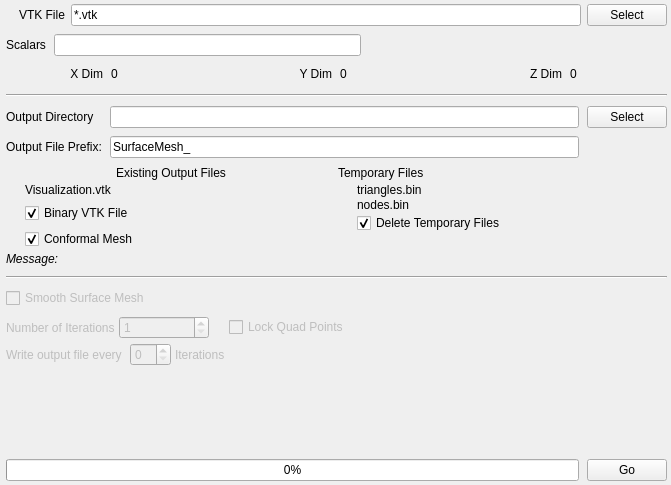
<?xml version="1.0" encoding="UTF-8"?>
<ui version="4.0">
 <class>SurfaceMeshingWidget</class>
 <widget class="QWidget" name="SurfaceMeshingWidget">
  <property name="geometry">
   <rect>
    <x>0</x>
    <y>0</y>
    <width>671</width>
    <height>485</height>
   </rect>
  </property>
  <property name="windowTitle">
   <string>Form</string>
  </property>
  <layout class="QVBoxLayout" name="verticalLayout">
   <property name="spacing">
    <number>8</number>
   </property>
   <property name="leftMargin">
    <number>6</number>
   </property>
   <property name="topMargin">
    <number>4</number>
   </property>
   <property name="rightMargin">
    <number>4</number>
   </property>
   <property name="bottomMargin">
    <number>4</number>
   </property>
   <item>
    <layout class="QGridLayout" name="gridLayout_9">
     <property name="spacing">
      <number>6</number>
     </property>
     <item row="0" column="1">
      <widget class="QLabel" name="label_24">
       <property name="text">
        <string>VTK File</string>
       </property>
      </widget>
     </item>
     <item row="0" column="2">
      <widget class="QLineEdit" name="m_InputFile">
       <property name="text">
        <string>*.vtk</string>
       </property>
      </widget>
     </item>
     <item row="0" column="4">
      <widget class="QPushButton" name="m_InputFileBtn">
       <property name="text">
        <string>Select</string>
       </property>
      </widget>
     </item>
     <item row="0" column="0">
      <widget class="QLabel" name="m_InputFileIcon">
       <property name="text">
        <string/>
       </property>
       <property name="pixmap">
        <pixmap resource="../../../../Resources/icons/images/Icons.qrc">:/Delete-16x16.png</pixmap>
       </property>
      </widget>
     </item>
    </layout>
   </item>
   <item>
    <layout class="QHBoxLayout" name="horizontalLayout_2">
     <item>
      <widget class="QLabel" name="label_2">
       <property name="text">
        <string>Scalars</string>
       </property>
      </widget>
     </item>
     <item>
      <widget class="QLineEdit" name="m_ScalarsName"/>
     </item>
     <item>
      <spacer name="horizontalSpacer_4">
       <property name="orientation">
        <enum>Qt::Horizontal</enum>
       </property>
       <property name="sizeType">
        <enum>QSizePolicy::Expanding</enum>
       </property>
       <property name="sizeHint" stdset="0">
        <size>
         <width>20</width>
         <height>20</height>
        </size>
       </property>
      </spacer>
     </item>
    </layout>
   </item>
   <item>
    <layout class="QHBoxLayout" name="horizontalLayout">
     <item>
      <widget class="QLabel" name="label_3">
       <property name="text">
        <string>X Dim</string>
       </property>
       <property name="alignment">
        <set>Qt::AlignRight|Qt::AlignTrailing|Qt::AlignVCenter</set>
       </property>
      </widget>
     </item>
     <item>
      <widget class="QLabel" name="xDim">
       <property name="text">
        <string>0</string>
       </property>
      </widget>
     </item>
     <item>
      <spacer name="horizontalSpacer">
       <property name="orientation">
        <enum>Qt::Horizontal</enum>
       </property>
       <property name="sizeType">
        <enum>QSizePolicy::Fixed</enum>
       </property>
       <property name="sizeHint" stdset="0">
        <size>
         <width>20</width>
         <height>20</height>
        </size>
       </property>
      </spacer>
     </item>
     <item>
      <widget class="QLabel" name="label_6">
       <property name="text">
        <string>Y Dim</string>
       </property>
       <property name="alignment">
        <set>Qt::AlignRight|Qt::AlignTrailing|Qt::AlignVCenter</set>
       </property>
      </widget>
     </item>
     <item>
      <widget class="QLabel" name="yDim">
       <property name="text">
        <string>0</string>
       </property>
      </widget>
     </item>
     <item>
      <spacer name="horizontalSpacer_2">
       <property name="orientation">
        <enum>Qt::Horizontal</enum>
       </property>
       <property name="sizeType">
        <enum>QSizePolicy::Fixed</enum>
       </property>
       <property name="sizeHint" stdset="0">
        <size>
         <width>20</width>
         <height>20</height>
        </size>
       </property>
      </spacer>
     </item>
     <item>
      <widget class="QLabel" name="label_8">
       <property name="text">
        <string>Z Dim</string>
       </property>
       <property name="alignment">
        <set>Qt::AlignRight|Qt::AlignTrailing|Qt::AlignVCenter</set>
       </property>
      </widget>
     </item>
     <item>
      <widget class="QLabel" name="zDim">
       <property name="text">
        <string>0</string>
       </property>
      </widget>
     </item>
    </layout>
   </item>
   <item>
    <widget class="Line" name="line_2">
     <property name="minimumSize">
      <size>
       <width>0</width>
       <height>6</height>
      </size>
     </property>
     <property name="orientation">
      <enum>Qt::Horizontal</enum>
     </property>
    </widget>
   </item>
   <item>
    <layout class="QGridLayout" name="gridLayout_11">
     <item row="0" column="0">
      <widget class="QLabel" name="label_25">
       <property name="text">
        <string>Output Directory</string>
       </property>
      </widget>
     </item>
     <item row="0" column="1">
      <widget class="QLineEdit" name="m_OutputDir"/>
     </item>
     <item row="0" column="2">
      <widget class="QPushButton" name="m_OutputDirBtn">
       <property name="text">
        <string>Select</string>
       </property>
      </widget>
     </item>
     <item row="1" column="0">
      <widget class="QLabel" name="label">
       <property name="text">
        <string>Output File Prefix:</string>
       </property>
      </widget>
     </item>
     <item row="1" column="1">
      <widget class="QLineEdit" name="m_OutputFilePrefix">
       <property name="text">
        <string>SurfaceMesh_</string>
       </property>
      </widget>
     </item>
    </layout>
   </item>
   <item>
    <layout class="QGridLayout" name="gridLayout_4">
     <property name="horizontalSpacing">
      <number>2</number>
     </property>
     <property name="verticalSpacing">
      <number>3</number>
     </property>
     <item row="0" column="0">
      <widget class="QLabel" name="label_12">
       <property name="text">
        <string>Existing Output Files</string>
       </property>
       <property name="alignment">
        <set>Qt::AlignCenter</set>
       </property>
      </widget>
     </item>
     <item row="1" column="0">
      <layout class="QFormLayout" name="formLayout_3">
       <property name="fieldGrowthPolicy">
        <enum>QFormLayout::FieldsStayAtSizeHint</enum>
       </property>
       <property name="labelAlignment">
        <set>Qt::AlignCenter</set>
       </property>
       <property name="horizontalSpacing">
        <number>12</number>
       </property>
       <property name="verticalSpacing">
        <number>6</number>
       </property>
       <item row="1" column="1">
        <widget class="QLabel" name="m_VisualizationVizFile">
         <property name="text">
          <string>Visualization.vtk</string>
         </property>
        </widget>
       </item>
       <item row="1" column="0">
        <widget class="QLabel" name="m_VisualizationVizFileIcon">
         <property name="text">
          <string/>
         </property>
         <property name="pixmap">
          <pixmap resource="../../../../Resources/icons/images/Icons.qrc">:/Delete-16x16.png</pixmap>
         </property>
         <property name="alignment">
          <set>Qt::AlignRight|Qt::AlignTrailing|Qt::AlignVCenter</set>
         </property>
        </widget>
       </item>
       <item row="2" column="1">
        <widget class="QCheckBox" name="m_BinaryVtkFiles">
         <property name="enabled">
          <bool>true</bool>
         </property>
         <property name="text">
          <string>Binary VTK File</string>
         </property>
         <property name="checked">
          <bool>true</bool>
         </property>
        </widget>
       </item>
       <item row="3" column="1">
        <widget class="QCheckBox" name="m_ConformalMesh">
         <property name="toolTip">
          <string>A Conformal Mesh only has a single copy of each triangle. If you turn this OFF then there will be 2 copies of each triangle entry, one for each grain.</string>
         </property>
         <property name="text">
          <string>Conformal Mesh</string>
         </property>
         <property name="checked">
          <bool>true</bool>
         </property>
        </widget>
       </item>
      </layout>
     </item>
     <item row="1" column="1">
      <layout class="QFormLayout" name="formLayout_4">
       <property name="fieldGrowthPolicy">
        <enum>QFormLayout::FieldsStayAtSizeHint</enum>
       </property>
       <property name="labelAlignment">
        <set>Qt::AlignCenter</set>
       </property>
       <property name="formAlignment">
        <set>Qt::AlignLeading|Qt::AlignLeft|Qt::AlignTop</set>
       </property>
       <property name="horizontalSpacing">
        <number>12</number>
       </property>
       <property name="verticalSpacing">
        <number>1</number>
       </property>
       <item row="4" column="1">
        <widget class="QCheckBox" name="m_DeleteTempFiles">
         <property name="text">
          <string>Delete Temporary Files</string>
         </property>
         <property name="checked">
          <bool>true</bool>
         </property>
        </widget>
       </item>
       <item row="1" column="1">
        <widget class="QLabel" name="m_NodesFileBin">
         <property name="text">
          <string>nodes.bin</string>
         </property>
        </widget>
       </item>
       <item row="0" column="1">
        <widget class="QLabel" name="m_TrianglesFileBin">
         <property name="text">
          <string>triangles.bin</string>
         </property>
        </widget>
       </item>
       <item row="0" column="0">
        <widget class="QLabel" name="m_TrianglesFileBinIcon">
         <property name="text">
          <string/>
         </property>
         <property name="pixmap">
          <pixmap resource="../../../../Resources/icons/images/Icons.qrc">:/Delete-16x16.png</pixmap>
         </property>
         <property name="alignment">
          <set>Qt::AlignRight|Qt::AlignTrailing|Qt::AlignVCenter</set>
         </property>
        </widget>
       </item>
       <item row="1" column="0">
        <widget class="QLabel" name="m_NodesFileBinIcon">
         <property name="text">
          <string/>
         </property>
         <property name="pixmap">
          <pixmap resource="../../../../Resources/icons/images/Icons.qrc">:/Delete-16x16.png</pixmap>
         </property>
         <property name="alignment">
          <set>Qt::AlignRight|Qt::AlignTrailing|Qt::AlignVCenter</set>
         </property>
        </widget>
       </item>
      </layout>
     </item>
     <item row="2" column="0" colspan="2">
      <widget class="QLabel" name="messageLabel">
       <property name="font">
        <font>
         <italic>true</italic>
        </font>
       </property>
       <property name="text">
        <string>Message:</string>
       </property>
       <property name="wordWrap">
        <bool>true</bool>
       </property>
       <property name="margin">
        <number>3</number>
       </property>
      </widget>
     </item>
     <item row="0" column="1">
      <widget class="QLabel" name="label_60">
       <property name="text">
        <string>Temporary Files</string>
       </property>
      </widget>
     </item>
    </layout>
   </item>
   <item>
    <widget class="Line" name="line_4">
     <property name="minimumSize">
      <size>
       <width>0</width>
       <height>6</height>
      </size>
     </property>
     <property name="orientation">
      <enum>Qt::Horizontal</enum>
     </property>
    </widget>
   </item>
   <item>
    <widget class="QCheckBox" name="m_SmoothMesh">
     <property name="enabled">
      <bool>false</bool>
     </property>
     <property name="text">
      <string>Smooth Surface Mesh</string>
     </property>
    </widget>
   </item>
   <item>
    <layout class="QGridLayout" name="gridLayout_10">
     <property name="spacing">
      <number>4</number>
     </property>
     <item row="0" column="0">
      <layout class="QHBoxLayout" name="horizontalLayout_10">
       <property name="spacing">
        <number>4</number>
       </property>
       <item>
        <widget class="QLabel" name="label_26">
         <property name="enabled">
          <bool>false</bool>
         </property>
         <property name="text">
          <string>Number of Iterations</string>
         </property>
        </widget>
       </item>
       <item>
        <widget class="QSpinBox" name="m_SmoothIterations">
         <property name="enabled">
          <bool>false</bool>
         </property>
         <property name="minimum">
          <number>1</number>
         </property>
         <property name="maximum">
          <number>1000</number>
         </property>
        </widget>
       </item>
      </layout>
     </item>
     <item row="0" column="1">
      <spacer name="horizontalSpacer_8">
       <property name="orientation">
        <enum>Qt::Horizontal</enum>
       </property>
       <property name="sizeType">
        <enum>QSizePolicy::Fixed</enum>
       </property>
       <property name="sizeHint" stdset="0">
        <size>
         <width>12</width>
         <height>20</height>
        </size>
       </property>
      </spacer>
     </item>
     <item row="0" column="2">
      <widget class="QCheckBox" name="m_LockQuadPoints">
       <property name="enabled">
        <bool>false</bool>
       </property>
       <property name="text">
        <string>Lock Quad Points</string>
       </property>
      </widget>
     </item>
     <item row="1" column="0" colspan="2">
      <layout class="QHBoxLayout" name="horizontalLayout_7">
       <property name="spacing">
        <number>4</number>
       </property>
       <item>
        <widget class="QLabel" name="label_27">
         <property name="enabled">
          <bool>false</bool>
         </property>
         <property name="text">
          <string>Write output file every </string>
         </property>
        </widget>
       </item>
       <item>
        <widget class="QSpinBox" name="m_WriteOutputFileIncrement">
         <property name="enabled">
          <bool>false</bool>
         </property>
        </widget>
       </item>
       <item>
        <widget class="QLabel" name="label_28">
         <property name="enabled">
          <bool>false</bool>
         </property>
         <property name="text">
          <string>Iterations</string>
         </property>
        </widget>
       </item>
      </layout>
     </item>
     <item row="1" column="2" colspan="2">
      <spacer name="horizontalSpacer_9">
       <property name="orientation">
        <enum>Qt::Horizontal</enum>
       </property>
       <property name="sizeHint" stdset="0">
        <size>
         <width>148</width>
         <height>20</height>
        </size>
       </property>
      </spacer>
     </item>
     <item row="0" column="3">
      <spacer name="horizontalSpacer_11">
       <property name="orientation">
        <enum>Qt::Horizontal</enum>
       </property>
       <property name="sizeHint" stdset="0">
        <size>
         <width>40</width>
         <height>20</height>
        </size>
       </property>
      </spacer>
     </item>
    </layout>
   </item>
   <item>
    <spacer name="verticalSpacer_3">
     <property name="orientation">
      <enum>Qt::Vertical</enum>
     </property>
     <property name="sizeHint" stdset="0">
      <size>
       <width>20</width>
       <height>169</height>
      </size>
     </property>
    </spacer>
   </item>
   <item>
    <layout class="QHBoxLayout" name="horizontalLayout_9">
     <item>
      <widget class="QProgressBar" name="m_progressBar">
       <property name="value">
        <number>0</number>
       </property>
      </widget>
     </item>
     <item>
      <widget class="QPushButton" name="m_GoBtn">
       <property name="text">
        <string>Go</string>
       </property>
      </widget>
     </item>
    </layout>
   </item>
  </layout>
 </widget>
 <resources>
  <include location="../../../../Resources/icons/images/Icons.qrc"/>
 </resources>
 <connections/>
</ui>
